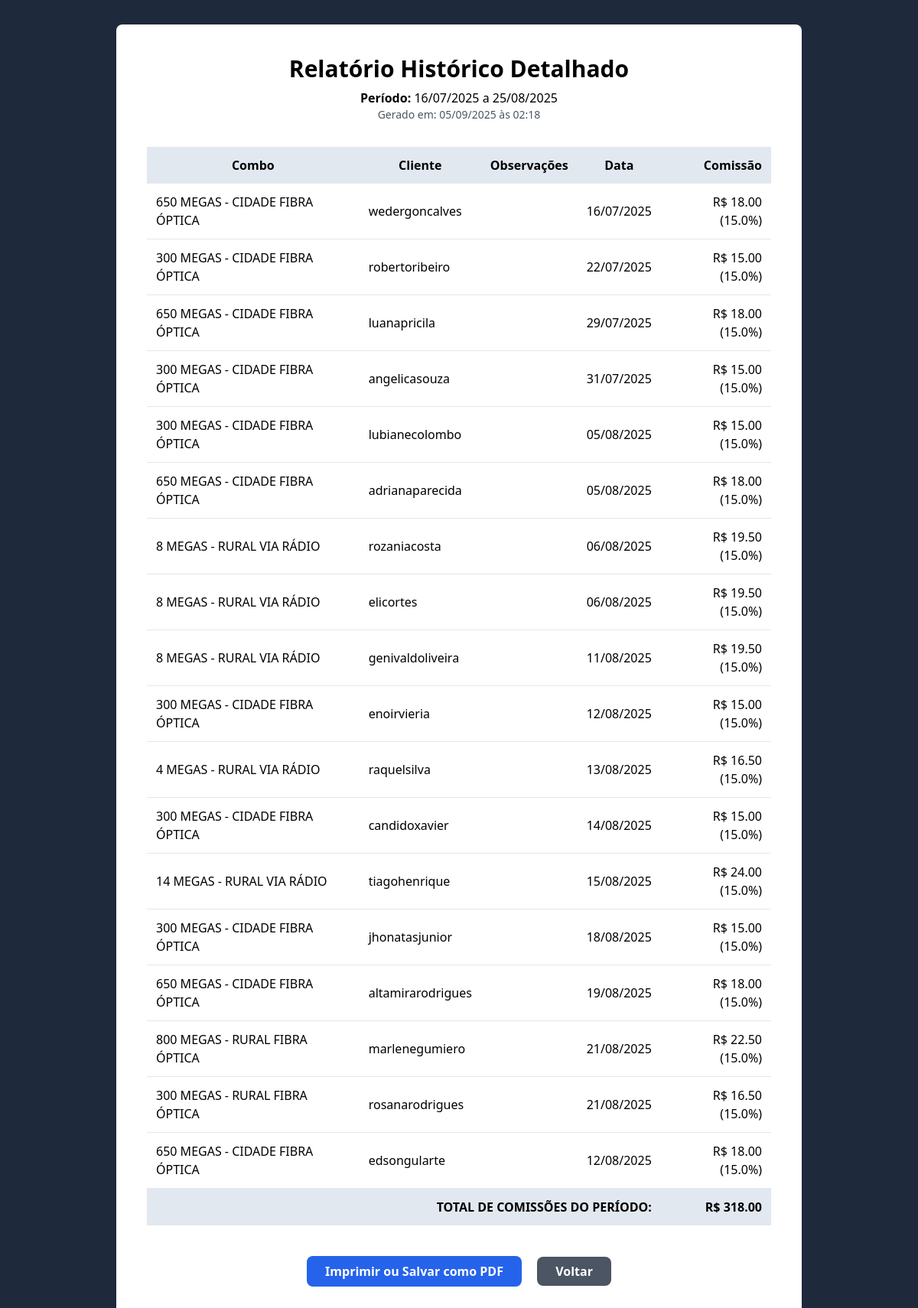
/relatorio-historico/1/imprimir (signed in), run on the app's committed database.
### app.py (models this page shows)
class RelatorioHistorico(db.Model):
    id = db.Column(db.Integer, primary_key=True)
    data_inicio = db.Column(db.String(20), nullable=False)
    data_fim = db.Column(db.String(20), nullable=False)
    total_comissoes = db.Column(db.Float, nullable=False)
    num_instalacoes = db.Column(db.Integer, nullable=False)
    data_salva = db.Column(db.DateTime, default=datetime.datetime.now)
    instalacoes_json = db.Column(db.String, nullable=False)

### app.py (the view)
@app.route('/relatorio-historico/<int:relatorio_id>/imprimir')
@login_required
def relatorio_historico_imprimir(relatorio_id):
    relatorio = RelatorioHistorico.query.get_or_404(relatorio_id)
    instalacoes_lista = json.loads(relatorio.instalacoes_json)
    return render_template('relatorio_historico_imprimir.html', relatorio=relatorio, instalacoes=instalacoes_lista, data_hoje=datetime.datetime.now())

### app.py (called while the page is built)
@login_manager.user_loader
def load_user(user_id):
    return User.query.get(int(user_id))

@app.template_filter('strftime')
def _jinja2_filter_datetime(date, fmt=None):
    if isinstance(date, str):
        try: date = datetime.datetime.strptime(date, '%Y-%m-%d').date()
        except (ValueError, TypeError): return date
    return date.strftime(fmt or '%d/%m/%Y')

### templates/relatorio_historico_imprimir.html (shortened to what this page needs)
<!DOCTYPE html>
<html lang="pt-br">
<head>
    <script src="https://cdn.tailwindcss.com"></script>
</head>
<body class="bg-slate-800 text-white font-sans p-8">
    <div class="max-w-4xl mx-auto bg-white text-black p-10 rounded-lg">
        <div class="text-center mb-8">
            <h1 class="text-3xl font-bold">Relatório Histórico Detalhado</h1>
            <p class="text-md mt-2"><strong>Período:</strong> {{ relatorio.data_inicio | strftime }} a {{ relatorio.data_fim | strftime }}</p>
            <p class="text-sm text-gray-600">Gerado em: {{ data_hoje.strftime('%d/%m/%Y às %H:%M') }}</p>
        </div>
        <div class="overflow-x-auto">
            <table class="min-w-full table-print">
                <thead class="bg-slate-200">
                    <tr>
                        <th class="p-3">Combo</th>
                        <th class="p-3">Cliente</th>
                        <th class="p-3">Observações</th>
                        <th class="p-3">Data</th>
                        <th class="p-3 text-right">Comissão</th>
                    </tr>
                </thead>
                <tbody>
                    {% for instalacao in instalacoes %}
                    <tr class="border-b">
                        <td class="p-3">{{ instalacao.descricao_combo }}</td>
                        <td class="p-3">{{ instalacao.login_cliente }}</td>
                        <td class="p-3">{{ instalacao.get('observacoes', '') }}</td>
                        <td class="p-3">{{ instalacao.data_instalacao | strftime }}</td>
                        <td class="p-3 text-right">R$ {{ "%.2f"|format(instalacao.comissao) }} ({{ instalacao.get('porcentagem_comissao', 'N/A') }}%)</td>
                    </tr>
                    {% endfor %}
                </tbody>
                <tfoot class="font-bold bg-slate-200">
                    <tr>
                        <td colspan="4" class="p-3 text-right">TOTAL DE COMISSÕES DO PERÍODO:</td>
                        <td class="p-3 text-right">R$ {{ "%.2f"|format(relatorio.total_comissoes) }}</td>
                    </tr>
                </tfoot>
            </table>
        </div>
        <div class="text-center mt-10 no-print">
            <button onclick="window.print()" class="bg-blue-600 text-white font-bold py-2 px-6 rounded-lg hover:bg-blue-700 transition">
                Imprimir ou Salvar como PDF
            </button>
            <a href="{{ url_for('index') }}" class="bg-gray-600 text-white font-bold py-2 px-6 rounded-lg hover:bg-gray-700 transition ml-4">
                Voltar
            </a>
        </div>
    </div>
</body>
</html>

### data on the page
RelatorioHistorico: data_inicio|strftime "16/07/2025", data_fim|strftime "25/08/2025", total_comissoes "318.00"

### other printed values
{{ instalacao.descricao_combo }} "650 MEGAS - CIDADE FIBRA ÓPTICA" "300 MEGAS - CIDADE FIBRA ÓPTICA" "650 MEGAS - CIDADE FIBRA ÓPTICA" "300 MEGAS - CIDADE FIBRA ÓPTICA" "300 MEGAS - CIDADE FIBRA ÓPTICA" "650 MEGAS - CIDADE FIBRA ÓPTICA" "8 MEGAS - RURAL VIA RÁDIO" "8 MEGAS - RURAL VIA RÁDIO" "8 MEGAS - RURAL VIA RÁDIO" "300 MEGAS - CIDADE FIBRA ÓPTICA" "4 MEGAS - RURAL VIA RÁDIO" "300 MEGAS - CIDADE FIBRA ÓPTICA" "14 MEGAS - RURAL VIA RÁDIO" "300 MEGAS - CIDADE FIBRA ÓPTICA" "650 MEGAS - CIDADE FIBRA ÓPTICA" "800 MEGAS - RURAL FIBRA ÓPTICA" "300 MEGAS - RURAL FIBRA ÓPTICA" "650 MEGAS - CIDADE FIBRA ÓPTICA"
{{ instalacao.login_cliente }} "wedergoncalves" "robertoribeiro" "luanapricila" "angelicasouza" "lubianecolombo" "adrianaparecida" "rozaniacosta" "elicortes" "genivaldoliveira" "enoirvieria" "raquelsilva" "candidoxavier" "tiagohenrique" "jhonatasjunior" "altamirarodrigues" "marlenegumiero" "rosanarodrigues" "edsongularte"
{{ instalacao.data_instalacao | strftime }} "16/07/2025" "22/07/2025" "29/07/2025" "31/07/2025" "05/08/2025" "05/08/2025" "06/08/2025" "06/08/2025" "11/08/2025" "12/08/2025" "13/08/2025" "14/08/2025" "15/08/2025" "18/08/2025" "19/08/2025" "21/08/2025" "21/08/2025" "12/08/2025"
{{ "%.2f"|format(instalacao.comissao) }} "18.00" "15.00" "18.00" "15.00" "15.00" "18.00" "19.50" "19.50" "19.50" "15.00" "16.50" "15.00" "24.00" "15.00" "18.00" "22.50" "16.50" "18.00"
{{ instalacao.get('porcentagem_comissao', 'N/A') }} "15.0" "15.0" "15.0" "15.0" "15.0" "15.0" "15.0" "15.0" "15.0" "15.0" "15.0" "15.0" "15.0" "15.0" "15.0" "15.0" "15.0" "15.0"
